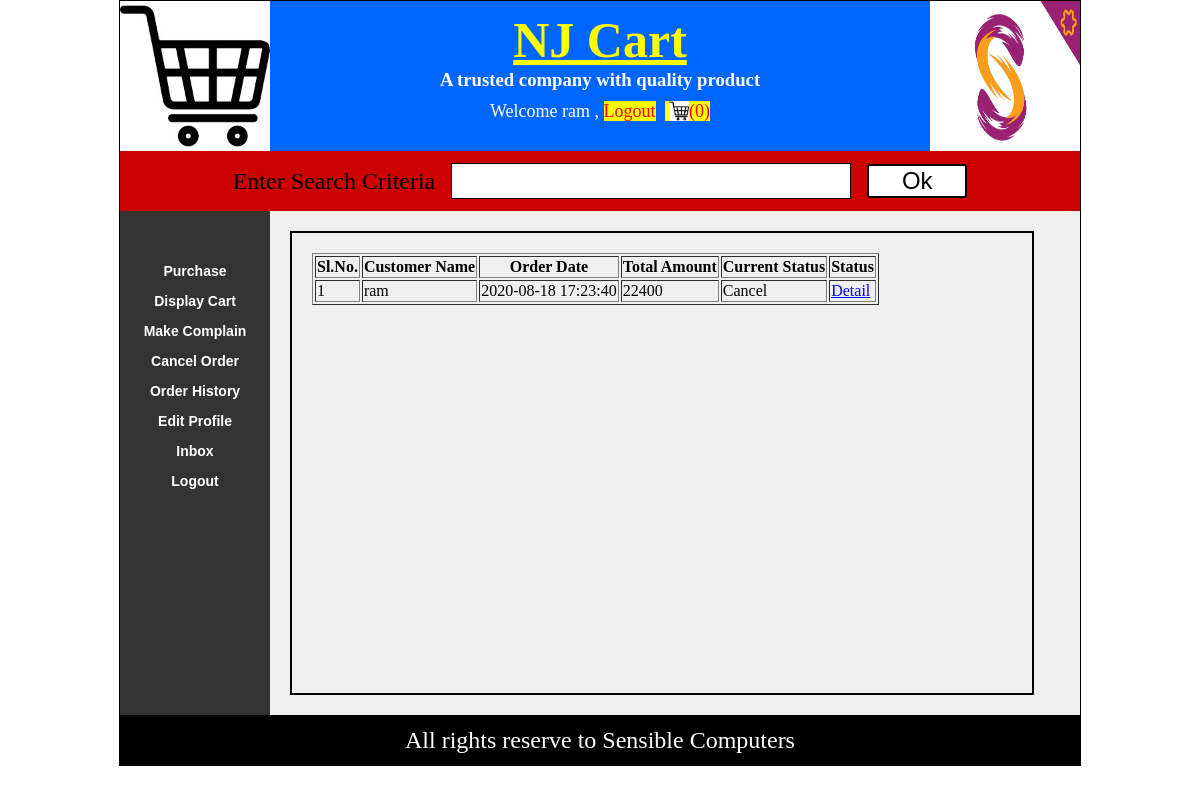
The page /displayOrderMasterForHistoryUser.php (signed in) on the database its author committed.
### tables this page shows
CREATE TABLE IF NOT EXISTS `order_master` (
  `order_id` int(11) NOT NULL AUTO_INCREMENT,
  `user_name` varchar(30) NOT NULL,
  `order_date` datetime NOT NULL,
  `total_amount` float NOT NULL,
  `order_status` varchar(20) NOT NULL,
  `last_update_date` date NOT NULL,
  PRIMARY KEY (`order_id`)
);

### displayOrderMasterForHistoryUser.php (the view)
<?php @session_start();
  if(isset($_SESSION["uname"]) && $_SESSION["utype"]=="user")
  {
  include("header.php");
?>
<div id="adminContent">
<div id="leftSide">
<?php
 include("userMenu.php");
?>
</div>
<div id="rightSide">
<?php
include("dbconnect.php");
$usr=$_SESSION["uname"];
$rsOrder=mysqli_query($con,"select * from order_master where user_name='$usr' order by order_id desc");
echo("<div id='myList'>");
	echo("<table border='1'>");
	echo("<tr>");
    echo("<th>Sl.No.</th>");
    echo("<th>Customer Name</th>");
    echo("<th>Order Date</th>");
    echo("<th>Total Amount</th>");
	    echo("<th>Current Status</th>");
    echo("<th>Status</th>");
	echo("</tr>");
	$cnt=0;
	while($row=mysqli_fetch_array($rsOrder))
	{
	 	$cnt++;
		$id=$row["order_id"];
	 echo("<tr>");
		 echo("<td>");
	       echo($cnt);
		 echo("</td>");
		 echo("<td>");
	       echo($row["user_name"]);
		 echo("</td>");
		 echo("<td>");
	       echo($row["order_date"]);
		 echo("</td>");
		 echo("<td>");
	       echo($row["total_amount"]);
		 echo("</td>");
		 echo("<td>");
	       echo($row["order_status"]);
		 echo("</td>");
 		 echo("<td>");
	       echo("<a href='displayOrderDetailForHistoryUser.php?id=$id'>Detail</a>");
		 echo("</td>");
	echo("</tr>");
	}
echo("</table>");
echo("</div>");
?>
</div>
</div>
<?php
 include("footer.php");
 }
  else
  {
    header("location:loginForm.php");
  }
?>

### css/style.css (style rules this page uses)
body { margin:0px; padding:0px; }
#adminContent { background-color:#333; }
#leftSide { min-height:450px; background-color:#333; width:150px; display:table-cell; }
#rightSide { min-height:450px; background-color:#efefef; width:810px; display:table-cell; }
#myList { margin:20px; padding:20px; border:2px solid black; width:700px; height:420px; overflow:scroll; }

### rows shown on the page
order_master: user_name "ram", order_date "2020-08-18 17:23:40", total_amount "22400", order_status "Cancel"

### other values the page prints
$_SESSION["uname"] "ram"
$cnt "0"
